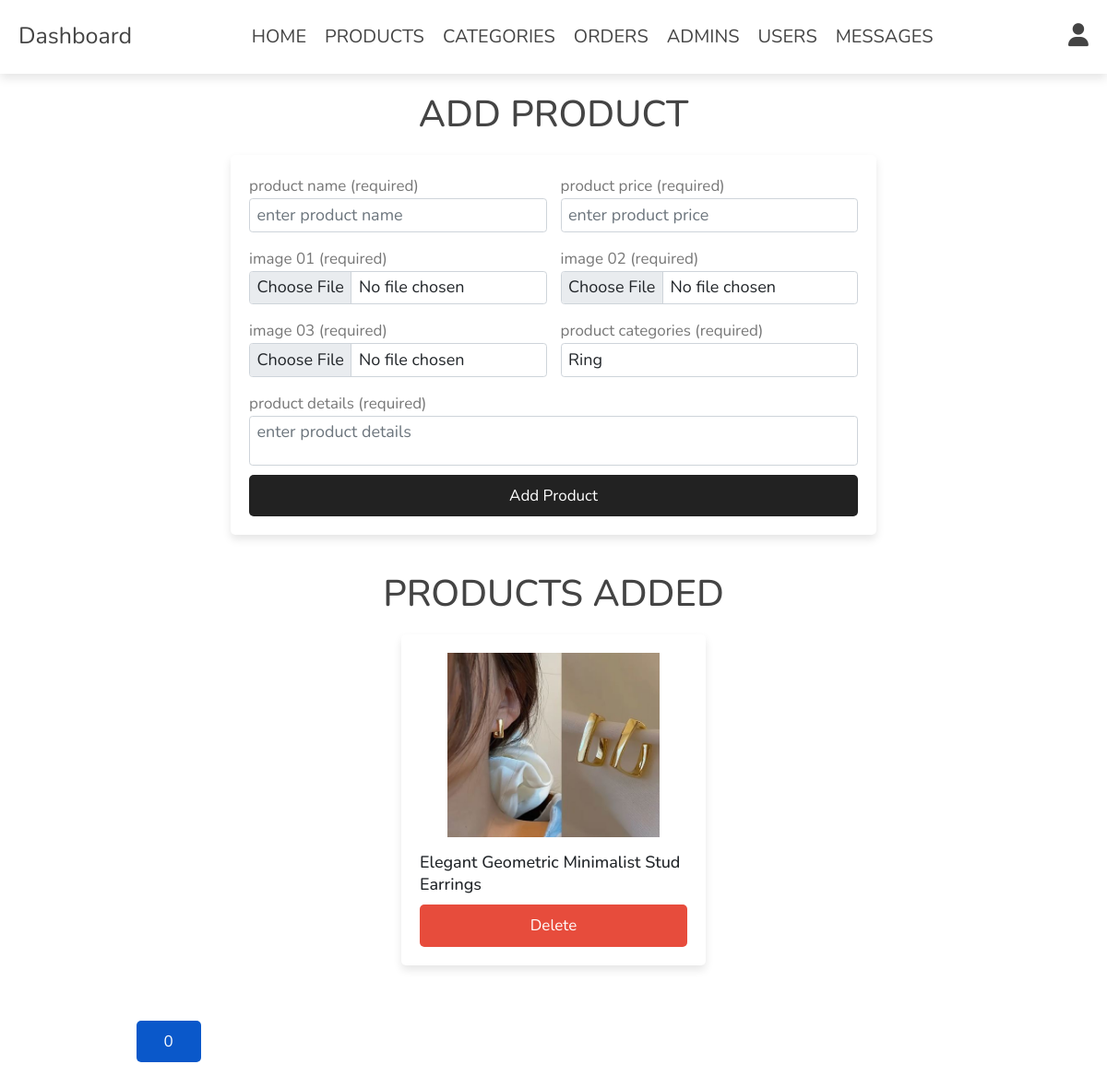
Screenshot of /admin/products.php (signed in) with the database file from the repository.
### tables this page shows
CREATE TABLE `products` (
  `id` int(100) NOT NULL,
  `name` varchar(100) NOT NULL,
  `category_id` int(11) NOT NULL,
  `details` varchar(500) NOT NULL,
  `price` int(10) NOT NULL,
  `image_01` varchar(100) NOT NULL,
  `image_02` varchar(100) NOT NULL,
  `image_03` varchar(100) NOT NULL
);

### admin/products.php (the view, shortened to what this page needs)
<?php
include '../components/connect.php';
?>
<!DOCTYPE html>
<html lang="en">
<head>
   <link rel="stylesheet" href="https://cdnjs.cloudflare.com/ajax/libs/font-awesome/6.1.1/css/all.min.css">
    <link href="https://cdn.jsdelivr.net/npm/bootstrap@5.2.2/dist/css/bootstrap.min.css" rel="stylesheet">
   <link rel="stylesheet" href="../css/admin_style.css">
</head>
<body>
<?php include '../components/admin_header.php'; ?>
<section class="add-products container">
   <h1 class="heading">add product</h1>
   <form action="" method="post" enctype="multipart/form-data">
      <div class="flex">
         <div class="inputBox">
            <span>product name (required)</span>
            <input type="text" class="form-control" required maxlength="100" placeholder="enter product name" name="name">
         </div>
         <div class="inputBox">
            <span>product price (required)</span>
            <input type="number" min="0" class="form-control" required max="9999999999" placeholder="enter product price" onkeypress="if(this.value.length == 10) return false;" name="price">
         </div>
        <div class="inputBox">
            <span>image 01 (required)</span>
            <input type="file" name="image_01" accept="image/jpg, image/jpeg, image/png, image/webp" class="form-control" required>
        </div>
        <div class="inputBox">
            <span>image 02 (required)</span>
            <input type="file" name="image_02" accept="image/jpg, image/jpeg, image/png, image/webp" class="form-control" required>
        </div>
        <div class="inputBox">
            <span>image 03 (required)</span>
            <input type="file" name="image_03" accept="image/jpg, image/jpeg, image/png, image/webp" class="form-control" required>
        </div>
         <div class="inputBox">
            <span>product categories (required)</span>
<select  name="category_id" class="form-control" style="width:100%">
   <?php
      $select_cats = $conn->prepare("SELECT * FROM `categories`");
      $select_cats->execute();
      if($select_cats->rowCount() > 0){
         while($fetch_cats = $select_cats->fetch(PDO::FETCH_ASSOC)){
   ?>
<option value="<?php echo $fetch_cats['id'] ?>"><?php echo $fetch_cats['name'] ?></option>
   <?php
         }
      }else{
         echo '<p class="empty">no categories added yet!</p>';
      }
   ?>
</select>
         </div>
         <div class="inputBox">
            <span>product details (required)</span>
            <textarea name="details" placeholder="enter product details" class="form-control" required maxlength="500" cols="30" rows="10"></textarea>
         </div>
      </div>
      <input type="submit" value="add product" class="option-btn" name="add_product">
   </form>
</section>
<section class="show-products">
   <h1 class="heading">products added</h1>
   <div class="box-container">
<?php
    $start = 0;  $per_page = 9;
    $page_counter = 0;
    $q = "SELECT * FROM products LIMIT $start, $per_page";
    $query = $conn->prepare($q);
    $query->execute();
    if($query->rowCount() > 0){
        $result = $query->fetchAll(PDO::FETCH_ASSOC);
    }
?>
                <?php
                    foreach($result as $data) {
?>
   <form action="" method="post" class="box">
      <img src="../uploaded_img/<?= $data['image_01']; ?>" alt="">
      <h3 class="name"><a href="quick_view.php?pid=<?= $data['id']; ?>" class="text-dark"><?= $data['name']; ?></a> </h3>
      <a href="products.php?delete=<?= $data['id']; ?>" class="delete-btn" onclick="return confirm('delete this product?');">delete</a>
      </form>
<?php
                    }
                 ?>
   </div>
<div class="container text-center">
            <ul class="pagination " style="padding:50px 100px">
           <?php
                if($page_counter == 0){
                    echo "<li><a class='active btn btn-primary  option-btn border-0' href=?start='0'>0</a></li>";
                }
            ?>
         </ul>
</div>
</section>
</body>
</html>

### css/admin_style.css (style rules this page uses)
:root { --main-color:#222; --orange:#222; --red:#e74c3c; --black:#444; --white:#fff; --light-color:#777; --light-bg:#fff; --border:.0rem solid var(--black); --box-shadow:0 .5rem 1rem rgba(0,0,0,.1); }
.container { font-size: 18px; }
.form-control { font-size: 18px; }
* { font-family: 'Nunito', sans-serif; margin:0; padding:0; box-sizing: border-box; outline: none; border:none; text-decoration: none; font-size: 18px; }
html { font-size: 62.5%; overflow-x: hidden; }
body { background-color: var(--light-bg); }
section { padding:2rem; margin:0 auto; }
a { text-decoration: none; }
.heading { font-size: 4rem; color:var(--black); margin-bottom: 2rem; text-align: center; text-transform: uppercase; }
.btn, .delete-btn, .option-btn { display: block; width: 100%; margin-top: 1rem; border-radius: .5rem; padding:1rem 3rem; font-size: 1.7rem; text-transform: capitalize; color:var(--white); cursor: pointer; text-align: center; }
.btn { background-color: var(--main-color); }
.option-btn { background-color: var(--orange); }
.delete-btn { background-color: var(--red); }
.add-products form { max-width: 70rem; margin: 0 auto; background-color: var(--white); box-shadow: var(--box-shadow); border:var(--border); border-radius: .5rem; padding:2rem; }
.add-products form .flex { display: flex; gap:1.5rem; flex-wrap: wrap; }
.add-products form .flex .inputBox { flex:1 1 25rem; }
.add-products form span { font-size:1.7rem; color:var(--light-color); }
.add-products form textarea { height: 5.4rem; resize: none; }
.show-products .box-container { display: grid; grid-template-columns: repeat(auto-fit, 33rem); gap:1.5rem; justify-content: center; align-items: flex-start; }
.show-products .box-container .box { background-color: var(--white); box-shadow: var(--box-shadow); border-radius: .5rem; border:var(--border); padding:2rem; }
.show-products .box-container .box img { width: 100%; height: 20rem; object-fit: contain; margin-bottom: 1.5rem; }
.show-products .box-container .box .name { font-size: 2rem; color:var(--black); }

### admin/products.php (style rules this page uses)
.pagination li { margin-left: 10px; }

### rows the page displays
products: image_01 (picture), name "Elegant Geometric Minimalist Stud Earrings"

### other values shown
form field category_id "Ring"
